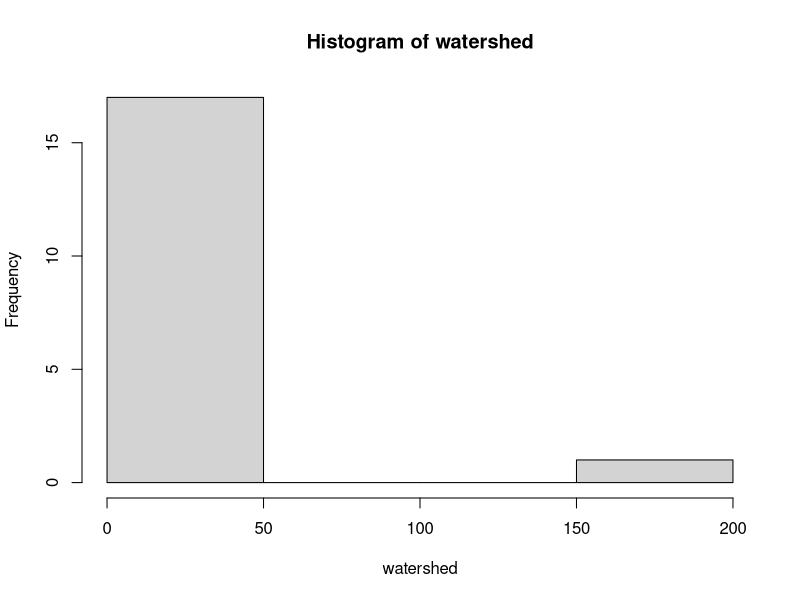

The R script that drew this image:
# Stem and Leaf
#http://www.r-tutor.com/elementary-statistics/quantitative-data/stem-and-leaf-plot

duration = faithful$eruptions 
faithful$eruptions
stem(duration) 

#https://stat.ethz.ch/R-manual/R-devel/library/graphics/html/stem.html
islands
str(islands)
dim(islands)
stem(islands)
stem(log10(islands))

#
data = c(60, 85, 72, 59, 37, 75, 93, 7, 98, 63, 41, 90, 5, 17, 97)
data
stem(data)
data2 = c(5, 7, 7, 27, 60, 63, 62, 65, 85, 80, 83, 87, 88)
stem(data2)

stem(data,scale=1)
stem(data,scale=2)
stem(data,scale=4)

#
S=c(60, 85, 72, 59, 37, 75, 93, 7, 98, 63, 41, 90 ,5 ,17 ,97) 
stem(S,scale = 2)

#
watershed = c(0.3, 0.3, 0.4, 0.5, 0.5, 1.3, 1.6, 1.8, 2.6, 2.6,
              + 2.6, 4.7, 9.1, 9.1, 12.9, 19.4, 33.7, 176.1)
stem(watershed)
stem(watershed, scale=2)
stem(watershed, scale=4)
hist(watershed)
